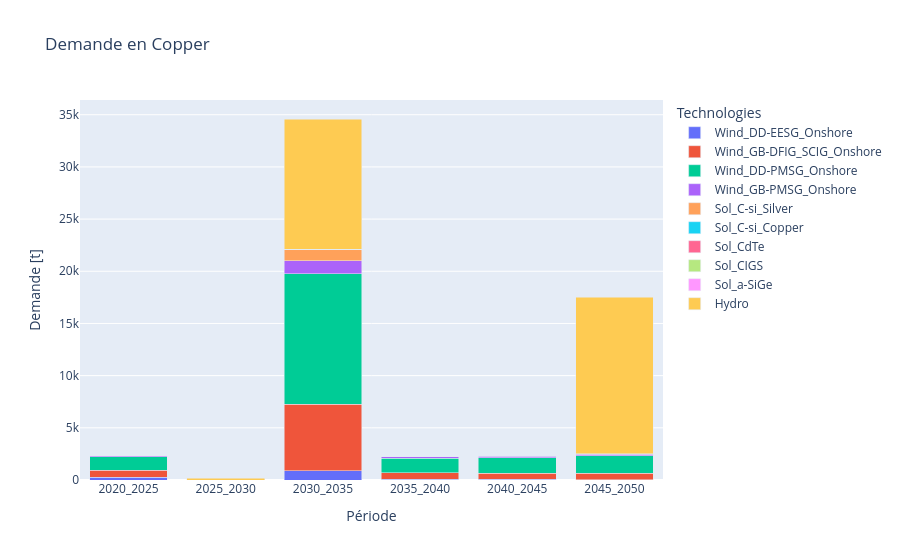

Notebook code for this chart:
### Code cell
def plot_material_demand(material, cumulative=False, market_share=False, show = False):

    data = {}
    for period in periods:
        data[period] = {}
        if market_share:
            for model_tech, info in tech_groups.items():
                f_new = results['F_new'].loc[period].loc[model_tech].squeeze()
                ms = get_ms(info['iam_source'], period)
                for excel_tech in info['excel_techs']:
                    data[period][excel_tech] = f_new * ms[excel_tech] * df_mi.loc[material, excel_tech]
        else:
            for tech, excel_col in tech_mapping.items():
                data[period][tech] = results['F_new'].loc[period].loc[tech].squeeze() * df_mi.loc[material, excel_col]

    df_plot = pd.DataFrame(data)

    if cumulative:
        df_cumulative = df_plot.sum().cumsum()
        fig = px.line(x=periods, y=df_cumulative.values,
                      title=f'Demande cumulative en {material}',
                      labels={'x': 'Période', 'y': 'Demande cumulative [t]'})
    else:
        df_melted = df_plot.T.reset_index().rename(columns={'index': 'Période'}).melt(
            id_vars='Période', var_name='Technologies', value_name='Demande [t]'
        )
        fig = px.bar(df_melted, x='Période', y='Demande [t]', color='Technologies', barmode='stack',
                     title=f'Demande en {material}')
        fig.update_layout(xaxis_title='Période', yaxis_title='Demande [t]')
    if show:
        fig.show()

    #return df_plot

# Exemple
plot_material_demand('Copper', cumulative=False, market_share=True, show = True)

### Figure 1 — Plotly figure (JSON) as saved in the notebook; plotly's stock layout.template omitted (floating-point values rounded to 4 significant figures)
{"data": [{"hovertemplate": "Technologies=Wind_DD-EESG_Onshore<br>Période=%{x}<br>Demande [t]=%{y}<extra></extra>", "legendgroup": "Wind_DD-EESG_Onshore", "marker": {"color": "#636efa", "pattern": {"shape": ""}}, "name": "Wind_DD-EESG_Onshore", "orientation": "v", "showlegend": true, "textposition": "auto", "type": "bar", "x": ["2020_2025", "2025_2030", "2030_2035", "2035_2040", "2040_2045", "2045_2050"], "xaxis": "x", "y": [251.9, 0.0, 903.1, 75.16, 56.37, 29.83], "yaxis": "y"}, {"hovertemplate": "Technologies=Wind_GB-DFIG_SCIG_Onshore<br>Période=%{x}<br>Demande [t]=%{y}<extra></extra>", "legendgroup": "Wind_GB-DFIG_SCIG_Onshore", "marker": {"color": "#EF553B", "pattern": {"shape": ""}}, "name": "Wind_GB-DFIG_SCIG_Onshore", "orientation": "v", "showlegend": true, "textposition": "auto", "type": "bar", "x": ["2020_2025", "2025_2030", "2030_2035", "2035_2040", "2040_2045", "2045_2050"], "xaxis": "x", "y": [705.3, 0.0, 6356.0, 636.6, 612.1, 617.9], "yaxis": "y"}, {"hovertemplate": "Technologies=Wind_DD-PMSG_Onshore<br>Période=%{x}<br>Demande [t]=%{y}<extra></extra>", "legendgroup": "Wind_DD-PMSG_Onshore", "marker": {"color": "#00cc96", "pattern": {"shape": ""}}, "name": "Wind_DD-PMSG_Onshore", "orientation": "v", "showlegend": true, "textposition": "auto", "type": "bar", "x": ["2020_2025", "2025_2030", "2030_2035", "2035_2040", "2040_2045", "2045_2050"], "xaxis": "x", "y": [1262.0, 0.0, 12520.0, 1393.0, 1483.0, 1670.0], "yaxis": "y"}, {"hovertemplate": "Technologies=Wind_GB-PMSG_Onshore<br>Période=%{x}<br>Demande [t]=%{y}<extra></extra>", "legendgroup": "Wind_GB-PMSG_Onshore", "marker": {"color": "#ab63fa", "pattern": {"shape": ""}}, "name": "Wind_GB-PMSG_Onshore", "orientation": "v", "showlegend": true, "textposition": "auto", "type": "bar", "x": ["2020_2025", "2025_2030", "2030_2035", "2035_2040", "2040_2045", "2045_2050"], "xaxis": "x", "y": [117.1, 0.0, 1235.0, 138.0, 147.6, 170.1], "yaxis": "y"}, {"hovertemplate": "Technologies=Sol_C-si_Silver<br>Période=%{x}<br>Demande [t]=%{y}<extra></extra>", "legendgroup": "Sol_C-si_Silver", "marker": {"color": "#FFA15A", "pattern": {"shape": ""}}, "name": "Sol_C-si_Silver", "orientation": "v", "showlegend": true, "textposition": "auto", "type": "bar", "x": ["2020_2025", "2025_2030", "2030_2035", "2035_2040", "2040_2045", "2045_2050"], "xaxis": "x", "y": [8.477, 0.0, 1032.0, 8.237, 8.157, 8.077], "yaxis": "y"}, {"hovertemplate": "Technologies=Sol_C-si_Copper<br>Période=%{x}<br>Demande [t]=%{y}<extra></extra>", "legendgroup": "Sol_C-si_Copper", "marker": {"color": "#19d3f3", "pattern": {"shape": ""}}, "name": "Sol_C-si_Copper", "orientation": "v", "showlegend": true, "textposition": "auto", "type": "bar", "x": ["2020_2025", "2025_2030", "2030_2035", "2035_2040", "2040_2045", "2045_2050"], "xaxis": "x", "y": [0.0, 0.0, 0.0, 0.0, 0.0, 0.0], "yaxis": "y"}, {"hovertemplate": "Technologies=Sol_CdTe<br>Période=%{x}<br>Demande [t]=%{y}<extra></extra>", "legendgroup": "Sol_CdTe", "marker": {"color": "#FF6692", "pattern": {"shape": ""}}, "name": "Sol_CdTe", "orientation": "v", "showlegend": true, "textposition": "auto", "type": "bar", "x": ["2020_2025", "2025_2030", "2030_2035", "2035_2040", "2040_2045", "2045_2050"], "xaxis": "x", "y": [0.2095, 0.0, 33.58, 0.3011, 0.3316, 0.3622], "yaxis": "y"}, {"hovertemplate": "Technologies=Sol_CIGS<br>Période=%{x}<br>Demande [t]=%{y}<extra></extra>", "legendgroup": "Sol_CIGS", "marker": {"color": "#B6E880", "pattern": {"shape": ""}}, "name": "Sol_CIGS", "orientation": "v", "showlegend": true, "textposition": "auto", "type": "bar", "x": ["2020_2025", "2025_2030", "2030_2035", "2035_2040", "2040_2045", "2045_2050"], "xaxis": "x", "y": [0.1401, 0.0, 25.31, 0.2359, 0.2678, 0.2998], "yaxis": "y"}, {"hovertemplate": "Technologies=Sol_a-SiGe<br>Période=%{x}<br>Demande [t]=%{y}<extra></extra>", "legendgroup": "Sol_a-SiGe", "marker": {"color": "#FF97FF", "pattern": {"shape": ""}}, "name": "Sol_a-SiGe", "orientation": "v", "showlegend": true, "textposition": "auto", "type": "bar", "x": ["2020_2025", "2025_2030", "2030_2035", "2035_2040", "2040_2045", "2045_2050"], "xaxis": "x", "y": [0.02257, 0.0, 4.98, 0.0489, 0.05768, 0.06646], "yaxis": "y"}, {"hovertemplate": "Technologies=Hydro<br>Période=%{x}<br>Demande [t]=%{y}<extra></extra>", "legendgroup": "Hydro", "marker": {"color": "#FECB52", "pattern": {"shape": ""}}, "name": "Hydro", "orientation": "v", "showlegend": true, "textposition": "auto", "type": "bar", "x": ["2020_2025", "2025_2030", "2030_2035", "2035_2040", "2040_2045", "2045_2050"], "xaxis": "x", "y": [0.0, 161.8, 12480.0, 0.0, 0.0, 15040.0], "yaxis": "y"}], "layout": {"barmode": "stack", "legend": {"title": {"text": "Technologies"}, "tracegroupgap": 0}, "title": {"text": "Demande en Copper"}, "xaxis": {"anchor": "y", "domain": [0, 1], "title": {"text": "Période"}}, "yaxis": {"anchor": "x", "domain": [0, 1], "title": {"text": "Demande [t]"}}}}
